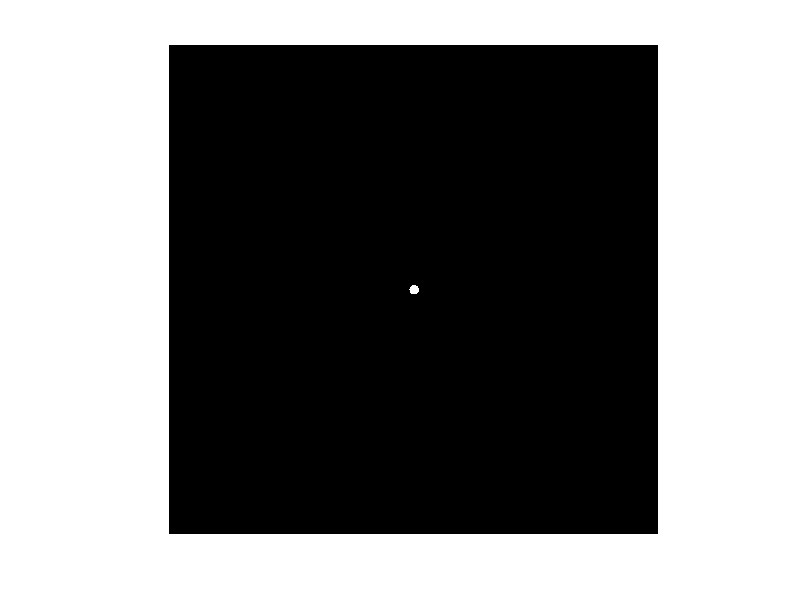

This chart was generated by the following MATLAB code:
function start()
    % cria a imagem 1000 x 1000
    imagem = zeros([1000 1000]);
    
    % gera imagem
    X = ones(1000, 1) * [-500 : 499];
    Y = [-500 : 499]' * ones(1, 1000); 
    Z = X.^2 + Y.^2; 
    imagem(find(Z <= 10^2)) = 1;
    
    % exibe imagem
    imshow(imagem);
    
end